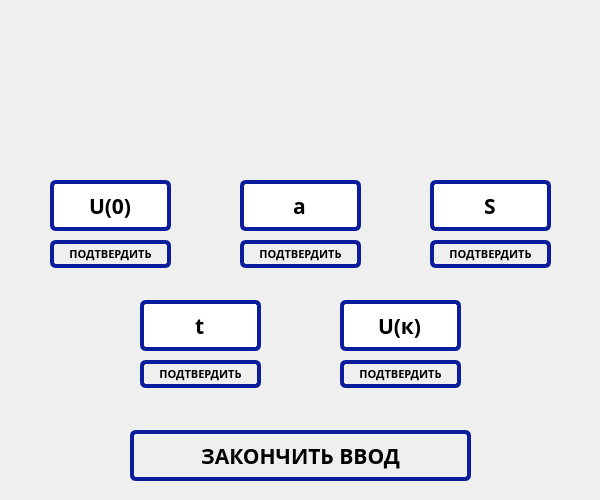
<?xml version="1.0" encoding="UTF-8"?>
<ui version="4.0">
 <class>MainWindow</class>
 <widget class="QMainWindow" name="MainWindow">
  <property name="geometry">
   <rect>
    <x>0</x>
    <y>0</y>
    <width>600</width>
    <height>500</height>
   </rect>
  </property>
  <property name="sizePolicy">
   <sizepolicy hsizetype="Fixed" vsizetype="Fixed">
    <horstretch>0</horstretch>
    <verstretch>0</verstretch>
   </sizepolicy>
  </property>
  <property name="minimumSize">
   <size>
    <width>600</width>
    <height>500</height>
   </size>
  </property>
  <property name="maximumSize">
   <size>
    <width>600</width>
    <height>500</height>
   </size>
  </property>
  <property name="windowTitle">
   <string>Physical simulation of motion</string>
  </property>
  <property name="windowIcon">
   <iconset resource="../Resurces/res.qrc">
    <normaloff>:/Resurses_2/icon.png</normaloff>:/Resurses_2/icon.png</iconset>
  </property>
  <property name="styleSheet">
   <string notr="true">background-image: url(:/Resurses_2/фон_фз.jpg);</string>
  </property>
  <widget class="QWidget" name="centralwidget">
   <widget class="QLineEdit" name="line_input_way">
    <property name="geometry">
     <rect>
      <x>430</x>
      <y>180</y>
      <width>121</width>
      <height>51</height>
     </rect>
    </property>
    <property name="font">
     <font>
      <family>Goudy Old Style</family>
      <pointsize>16</pointsize>
      <weight>75</weight>
      <bold>true</bold>
     </font>
    </property>
    <property name="styleSheet">
     <string notr="true">background-image: url(:/Resurses_2/кремовый.jpg);
border: 4px solid #0B1D9D;
border-radius: 6px;</string>
    </property>
    <property name="text">
     <string>S</string>
    </property>
    <property name="alignment">
     <set>Qt::AlignCenter</set>
    </property>
   </widget>
   <widget class="QPushButton" name="button_line_input_way">
    <property name="geometry">
     <rect>
      <x>430</x>
      <y>240</y>
      <width>121</width>
      <height>28</height>
     </rect>
    </property>
    <property name="font">
     <font>
      <family>Goudy Stout</family>
      <pointsize>8</pointsize>
      <weight>75</weight>
      <bold>true</bold>
     </font>
    </property>
    <property name="styleSheet">
     <string notr="true">QWidget {
background-image: url(:/Resurses_2/white.jpg);
	border: 4px solid #0B1D9D;
	border-radius: 6px;
}
QWidget:hover{
    background-image: url(:/Resurses_2/white-hover.jpg);
}
QWidget:pressed{
    background-image: url(:/Resurses_2/white-active.jpg);
}</string>
    </property>
    <property name="text">
     <string>ПОДТВЕРДИТЬ</string>
    </property>
   </widget>
   <widget class="QPushButton" name="button_line_input_acceleration">
    <property name="geometry">
     <rect>
      <x>240</x>
      <y>240</y>
      <width>121</width>
      <height>28</height>
     </rect>
    </property>
    <property name="font">
     <font>
      <family>Goudy Stout</family>
      <pointsize>8</pointsize>
      <weight>75</weight>
      <bold>true</bold>
     </font>
    </property>
    <property name="styleSheet">
     <string notr="true">QWidget {
background-image: url(:/Resurses_2/white.jpg);
	border: 4px solid #0B1D9D;
	border-radius: 6px;
}
QWidget:hover{
    background-image: url(:/Resurses_2/white-hover.jpg);
}
QWidget:pressed{
    background-image: url(:/Resurses_2/white-active.jpg);
}</string>
    </property>
    <property name="text">
     <string>ПОДТВЕРДИТЬ</string>
    </property>
   </widget>
   <widget class="QLineEdit" name="line_input_acceleration">
    <property name="geometry">
     <rect>
      <x>240</x>
      <y>180</y>
      <width>121</width>
      <height>51</height>
     </rect>
    </property>
    <property name="font">
     <font>
      <family>Goudy Old Style</family>
      <pointsize>16</pointsize>
      <weight>75</weight>
      <bold>true</bold>
     </font>
    </property>
    <property name="styleSheet">
     <string notr="true">background-image: url(:/Resurses_2/кремовый.jpg);
border: 4px solid #0B1D9D;
border-radius: 6px;</string>
    </property>
    <property name="text">
     <string>a</string>
    </property>
    <property name="alignment">
     <set>Qt::AlignCenter</set>
    </property>
   </widget>
   <widget class="QPushButton" name="button_line_input_speed_start">
    <property name="geometry">
     <rect>
      <x>50</x>
      <y>240</y>
      <width>121</width>
      <height>28</height>
     </rect>
    </property>
    <property name="font">
     <font>
      <family>Goudy Stout</family>
      <pointsize>8</pointsize>
      <weight>75</weight>
      <bold>true</bold>
     </font>
    </property>
    <property name="styleSheet">
     <string notr="true">QWidget {
background-image: url(:/Resurses_2/white.jpg);
	border: 4px solid #0B1D9D;
	border-radius: 6px;
}
QWidget:hover{
    background-image: url(:/Resurses_2/white-hover.jpg);
}
QWidget:pressed{
    background-image: url(:/Resurses_2/white-active.jpg);
}</string>
    </property>
    <property name="text">
     <string>ПОДТВЕРДИТЬ</string>
    </property>
   </widget>
   <widget class="QLineEdit" name="line_input_speed_start">
    <property name="geometry">
     <rect>
      <x>50</x>
      <y>180</y>
      <width>121</width>
      <height>51</height>
     </rect>
    </property>
    <property name="font">
     <font>
      <family>Goudy Old Style</family>
      <pointsize>16</pointsize>
      <weight>75</weight>
      <bold>true</bold>
     </font>
    </property>
    <property name="styleSheet">
     <string notr="true">background-image: url(:/Resurses_2/кремовый.jpg);
border: 4px solid #0B1D9D;
border-radius: 6px;</string>
    </property>
    <property name="text">
     <string>U(0)</string>
    </property>
    <property name="alignment">
     <set>Qt::AlignCenter</set>
    </property>
    <property name="placeholderText">
     <string/>
    </property>
   </widget>
   <widget class="QLineEdit" name="line_input_time">
    <property name="geometry">
     <rect>
      <x>140</x>
      <y>300</y>
      <width>121</width>
      <height>51</height>
     </rect>
    </property>
    <property name="font">
     <font>
      <family>Goudy Old Style</family>
      <pointsize>16</pointsize>
      <weight>75</weight>
      <bold>true</bold>
     </font>
    </property>
    <property name="styleSheet">
     <string notr="true">background-image: url(:/Resurses_2/кремовый.jpg);
border: 4px solid #0B1D9D;
border-radius: 6px;</string>
    </property>
    <property name="text">
     <string>t</string>
    </property>
    <property name="alignment">
     <set>Qt::AlignCenter</set>
    </property>
    <property name="placeholderText">
     <string/>
    </property>
   </widget>
   <widget class="QPushButton" name="button_line_input_speed_finish">
    <property name="geometry">
     <rect>
      <x>340</x>
      <y>360</y>
      <width>121</width>
      <height>28</height>
     </rect>
    </property>
    <property name="font">
     <font>
      <family>Goudy Stout</family>
      <pointsize>8</pointsize>
      <weight>75</weight>
      <bold>true</bold>
     </font>
    </property>
    <property name="styleSheet">
     <string notr="true">QWidget {
background-image: url(:/Resurses_2/white.jpg);
	border: 4px solid #0B1D9D;
	border-radius: 6px;
}
QWidget:hover{
    background-image: url(:/Resurses_2/white-hover.jpg);
}
QWidget:pressed{
    background-image: url(:/Resurses_2/white-active.jpg);
}</string>
    </property>
    <property name="text">
     <string>ПОДТВЕРДИТЬ</string>
    </property>
   </widget>
   <widget class="QPushButton" name="button_line_input_time">
    <property name="geometry">
     <rect>
      <x>140</x>
      <y>360</y>
      <width>121</width>
      <height>28</height>
     </rect>
    </property>
    <property name="font">
     <font>
      <family>Goudy Stout</family>
      <pointsize>8</pointsize>
      <weight>75</weight>
      <bold>true</bold>
     </font>
    </property>
    <property name="styleSheet">
     <string notr="true">QWidget {
background-image: url(:/Resurses_2/white.jpg);
	border: 4px solid #0B1D9D;
	border-radius: 6px;
}
QWidget:hover{
    background-image: url(:/Resurses_2/white-hover.jpg);
}
QWidget:pressed{
    background-image: url(:/Resurses_2/white-active.jpg);
}</string>
    </property>
    <property name="text">
     <string>ПОДТВЕРДИТЬ</string>
    </property>
   </widget>
   <widget class="QLineEdit" name="line_input_speed_finish">
    <property name="geometry">
     <rect>
      <x>340</x>
      <y>300</y>
      <width>121</width>
      <height>51</height>
     </rect>
    </property>
    <property name="font">
     <font>
      <family>Goudy Old Style</family>
      <pointsize>16</pointsize>
      <weight>75</weight>
      <bold>true</bold>
     </font>
    </property>
    <property name="styleSheet">
     <string notr="true">background-image: url(:/Resurses_2/кремовый.jpg);
border: 4px solid #0B1D9D;
border-radius: 6px;</string>
    </property>
    <property name="text">
     <string>U(к)</string>
    </property>
    <property name="alignment">
     <set>Qt::AlignCenter</set>
    </property>
   </widget>
   <widget class="QPushButton" name="button_line_finish_input">
    <property name="geometry">
     <rect>
      <x>130</x>
      <y>430</y>
      <width>341</width>
      <height>51</height>
     </rect>
    </property>
    <property name="font">
     <font>
      <family>Goudy Stout</family>
      <pointsize>16</pointsize>
      <weight>75</weight>
      <bold>true</bold>
     </font>
    </property>
    <property name="styleSheet">
     <string notr="true">QWidget {
background-image: url(:/Resurses_2/white.jpg);
	border: 4px solid #0B1D9D;
	border-radius: 6px;
}
QWidget:hover{
    background-image: url(:/Resurses_2/white-hover.jpg);
}
QWidget:pressed{
    background-image: url(:/Resurses_2/white-active.jpg);
}</string>
    </property>
    <property name="text">
     <string>ЗАКОНЧИТЬ ВВОД</string>
    </property>
   </widget>
  </widget>
 </widget>
 <resources>
  <include location="../Resurces/res.qrc"/>
 </resources>
 <connections/>
</ui>
